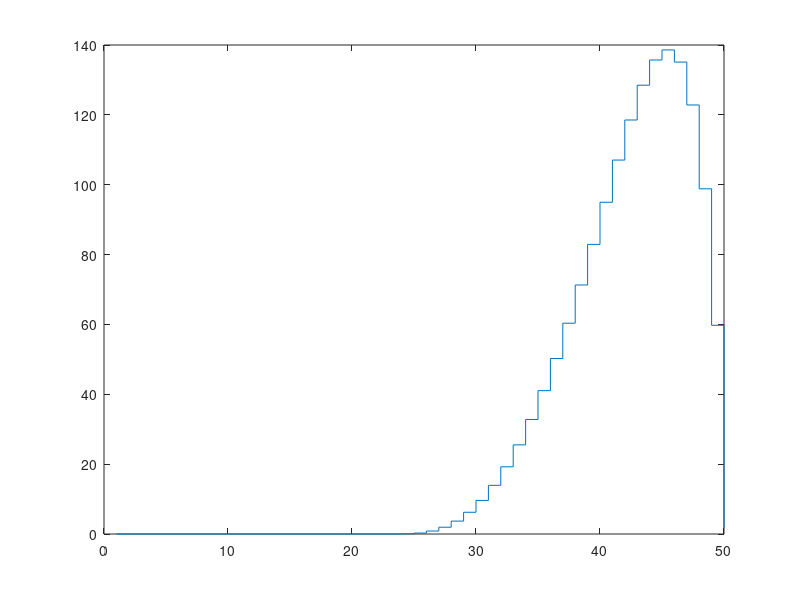

MATLAB code to generate this figure:
a1=1.676; a0=0.6966; b1=0.05029; b0=0.04458; 
s(1:12)=0;
u(1:250)=1;
y(1:12)=0;


D=120;
N=120;
Nu=119;

Yzad(1:N)=5;

% wyznaczenie wektora s
deltau(1)=1
for i=2 : 250;
    deltau(i)=u(i)-u(i-1);
end

for i=13 : 250;
    y(i)=b1*u(i-11)+b0*u(i-12)+a1*y(i-1)- a0*y(i-2);
    Usum=0;
    for k=1 : i-1
       Usum=Usum+s(i-k)*deltau(k+1); 
    end
    s(i) = (y(i)-0-Usum)/deltau(1);
end

L=1;
Lambda=eye(Nu)*L;

dUk(1)=1;
dUk(2:D-1)=0;

Ynow(1:N)=y(1);
Yzad(1:N)=2;

for i=1 : D-1;
    for k=1 : N;
        if k+i > D;
            Mp(k, i)=s(D)-s(i);
            continue
        end
        Mp(k, i)=s(k+i)-s(i);
        
    end
end

M=zeros(N, Nu);
for i=1:Nu;
    for k=1 : N;
        M(k+i-1, i)=s(k);
        if k+i-1 == N;
            break
        end
    end
end

K=(M'*M+Lambda)^-1*M';


Pom=Mp*dUk';
Pom2=ones(N, 1)*(Yzad(1)-Ynow(1));
Pom3=Pom2-Pom;
dUk=K*Pom3;
% dUk=K*(Yzad'-Ynow'-Mp*dUk)

U(1:12)=0;
Ypraw(1:12)=0;

U(13)=dUk(1);
Ypraw(13)=b1*U(2)+b0*U(1)+a1*Ypraw(12)- a0*Ypraw(11);

for i=14:50
    Ynow(1:N)=Ypraw(i-1);
    Pom=Mp*dUk;
    Pom2=ones(N, 1)*(Yzad(i)-Ynow(1));
    Pom3=Pom2-Pom;
    dUk=K*Pom3;
%     dUk=K*((Yzad')-(Ynow')-Mp*(dUk'));
    U(i)=dUk(1)+U(i-1);
    Ypraw(i)=b1*U(i-11)+b0*U(i-12)+a1*Ypraw(i-1)- a0*Ypraw(i-2);    
end

stairs(Ypraw)